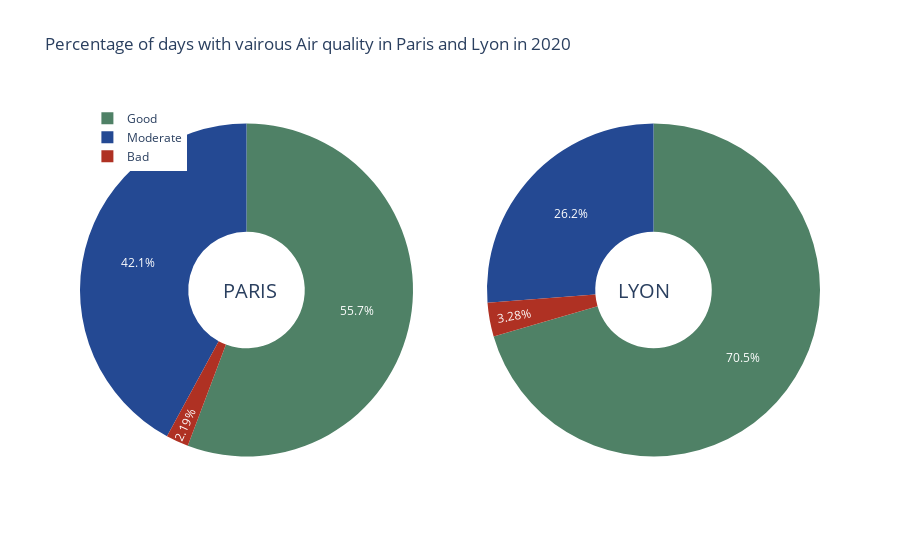

The cell this chart's notebook holds for it:
### Code cell
fig_pie = make_subplots(rows=1, cols=2, specs=[[{'type':'domain'}, {'type':'domain'}]])
labels= ['Good','Moderate','Bad']

colors= [ 'rgb(79, 129, 102)', 
                 'rgb(36, 73, 147)','rgb(175, 49, 35)' ]
fig_pie.add_trace(go.Pie(labels=labels, values=years_target_paris[year_pie], name="Paris",  marker_colors=colors),
              1, 1)
fig_pie.add_trace(go.Pie(labels=labels, values=years_target_lyon[year_pie], name="Lyon", marker_colors=colors),
              1, 2)


# Use `hole` to create a donut-like pie chart
fig_pie.update_traces(hole=.35, hoverinfo="label+percent+name")

fig_pie.update_layout(
    title_text=f"Percentage of days with vairous Air quality in Paris and Lyon in {year_pie}",
    # Add annotations in the center of the donut pies.
    annotations=[dict(text='PARIS', x=0.19, y=0.5, font_size=20, showarrow=False),
                 dict(text='LYON', x=0.8, y=0.5, font_size=20, showarrow=False)])

fig_pie.update_layout(legend=dict(
    yanchor="top",
    y=0.99,
    xanchor="left",
    x=0.01
))
fig_pie.show()

### Figure 1 — Plotly figure (JSON) as saved in the notebook; plotly's stock layout.template omitted (floating-point values rounded to 4 significant figures)
{"data": [{"domain": {"x": [0, 0.45], "y": [0, 1]}, "hole": 0.35, "hoverinfo": "label+percent+name", "labels": ["Good", "Moderate", "Bad"], "marker": {"colors": ["rgb(79, 129, 102)", "rgb(36, 73, 147)", "rgb(175, 49, 35)"]}, "name": "Paris", "type": "pie", "values": [204, 154, 8]}, {"domain": {"x": [0.55, 1], "y": [0, 1]}, "hole": 0.35, "hoverinfo": "label+percent+name", "labels": ["Good", "Moderate", "Bad"], "marker": {"colors": ["rgb(79, 129, 102)", "rgb(36, 73, 147)", "rgb(175, 49, 35)"]}, "name": "Lyon", "type": "pie", "values": [258, 96, 12]}], "layout": {"annotations": [{"font": {"size": 20}, "showarrow": false, "text": "PARIS", "x": 0.19, "y": 0.5}, {"font": {"size": 20}, "showarrow": false, "text": "LYON", "x": 0.8, "y": 0.5}], "legend": {"x": 0.01, "xanchor": "left", "y": 0.99, "yanchor": "top"}, "title": {"text": "Percentage of days with vairous Air quality in Paris and Lyon in 2020"}}}
